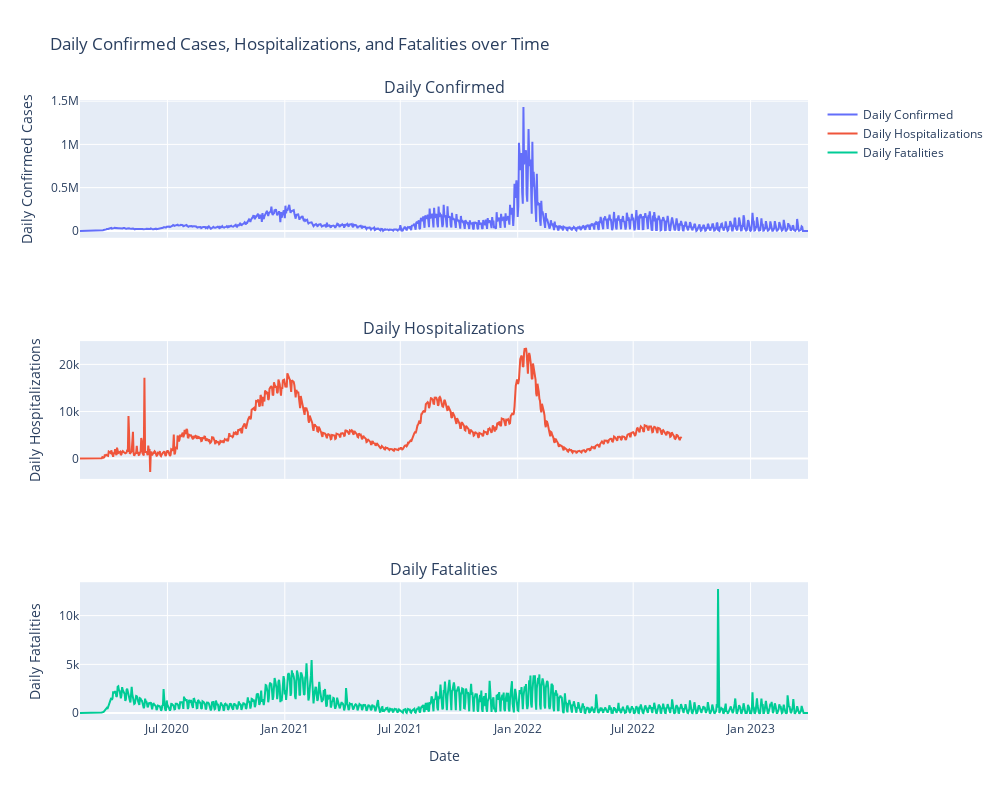

Notebook cell for this chart:
### Code cell
# Creating subplots vertically aligned
fig = make_subplots(rows=3, cols=1, shared_xaxes=True, subplot_titles=("Daily Confirmed", "Daily Hospitalizations", "Daily Fatalities"))

# Adding traces for each subplot
fig.add_trace(go.Scatter(x=master_df.index, y=master_df['new_confirmed'], name='Daily Confirmed'), row=1, col=1)
fig.add_trace(go.Scatter(x=master_df.index, y=master_df['new_hospitalized_patients'], name='Daily Hospitalizations'), row=2, col=1)
fig.add_trace(go.Scatter(x=master_df.index, y=master_df['new_fatal'], name='Daily Fatalities'), row=3, col=1)

# Update the layout
fig.update_layout(height=800, width=1000, title='Daily Confirmed Cases, Hospitalizations, and Fatalities over Time')
fig.update_xaxes(title_text='Date', row=3, col=1)
fig.update_yaxes(title_text='Daily Confirmed Cases', row=1, col=1)
fig.update_yaxes(title_text='Daily Hospitalizations', row=2, col=1)
fig.update_yaxes(title_text='Daily Fatalities', row=3, col=1)

fig.show()

### Figure 1 — Plotly figure (JSON) as saved in the notebook; plotly's stock layout.template omitted (floating-point values rounded to 4 significant figures; data arrays with more than 128 entries replaced by an {"elided": "..."} marker saying what was removed)
{"data": [{"name": "Daily Confirmed", "type": "scatter", "x": {"elided": "1142 str values"}, "xaxis": "x", "y": {"elided": "1142 int values"}, "yaxis": "y"}, {"name": "Daily Hospitalizations", "type": "scatter", "x": {"elided": "1142 str values"}, "xaxis": "x2", "y": {"elided": "1142 int values"}, "yaxis": "y2"}, {"name": "Daily Fatalities", "type": "scatter", "x": {"elided": "1142 str values"}, "xaxis": "x3", "y": {"elided": "1142 int values"}, "yaxis": "y3"}], "layout": {"annotations": [{"font": {"size": 16}, "showarrow": false, "text": "Daily Confirmed", "x": 0.5, "xanchor": "center", "xref": "paper", "y": 1, "yanchor": "bottom", "yref": "paper"}, {"font": {"size": 16}, "showarrow": false, "text": "Daily Hospitalizations", "x": 0.5, "xanchor": "center", "xref": "paper", "y": 0.6111, "yanchor": "bottom", "yref": "paper"}, {"font": {"size": 16}, "showarrow": false, "text": "Daily Fatalities", "x": 0.5, "xanchor": "center", "xref": "paper", "y": 0.2222, "yanchor": "bottom", "yref": "paper"}], "height": 800, "title": {"text": "Daily Confirmed Cases, Hospitalizations, and Fatalities over Time"}, "width": 1000, "xaxis": {"anchor": "y", "domain": [0, 1], "matches": "x3", "showticklabels": false}, "xaxis2": {"anchor": "y2", "domain": [0, 1], "matches": "x3", "showticklabels": false}, "xaxis3": {"anchor": "y3", "domain": [0, 1], "title": {"text": "Date"}}, "yaxis": {"anchor": "x", "domain": [0.7778, 1], "title": {"text": "Daily Confirmed Cases"}}, "yaxis2": {"anchor": "x2", "domain": [0.3889, 0.6111], "title": {"text": "Daily Hospitalizations"}}, "yaxis3": {"anchor": "x3", "domain": [0, 0.2222], "title": {"text": "Daily Fatalities"}}}}
